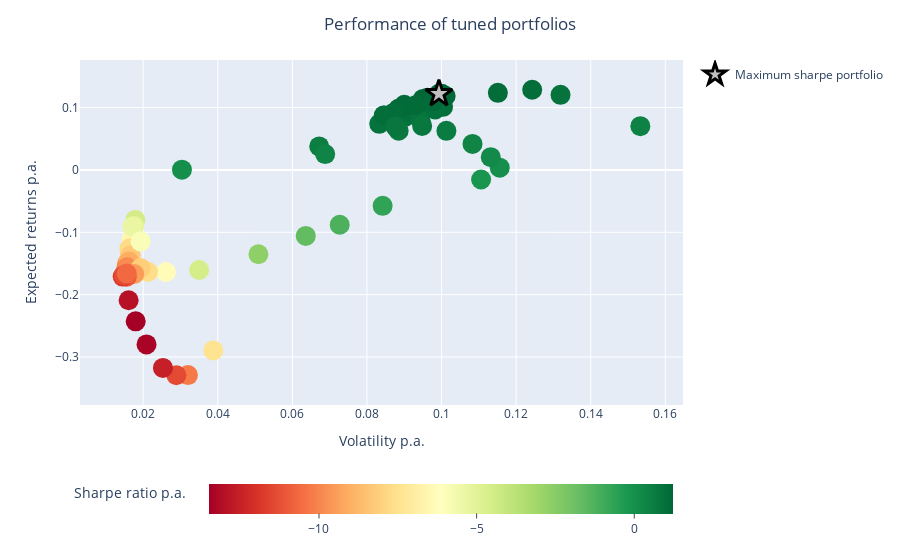
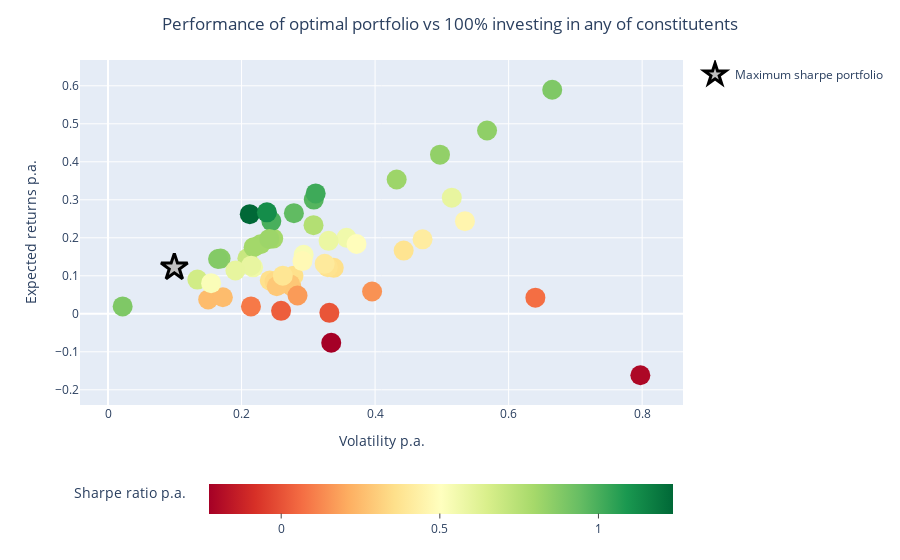

Notebook cell for these charts, in order:
### Code cell
portfolio_optimization_and_visualisation(data = stock_data)

### Figure 1 — Plotly figure (JSON) as saved in the notebook; plotly's stock layout.template omitted (floating-point values rounded to 4 significant figures; data arrays with more than 128 entries replaced by an {"elided": "..."} marker saying what was removed)
{"data": [{"customdata": {"elided": "82x3 mixed values"}, "hovertemplate": "Volatility p.a.=%{x}<br>Expected returns p.a.=%{y}<br>Covariance estimator=%{customdata[0]}<br>Mean estimator=%{customdata[1]}<br>Penalty=%{customdata[2]}<br>Sharpe ratio p.a.=%{marker.color}<extra></extra>", "legendgroup": "", "marker": {"color": [0.5625, 1.01, 1.104, 1.167, 1.23, 1.199, 1.109, 0.0164, -4.475, -6.55, -8.11, -9.573, -10.12, -10.13, 0.4579, 0.9128, 1.035, 1.074, 1.008, 0.9435, 0.8872, -0.6829, -1.208, -1.663, -2.654, -4.583, -6.268, -7.671, 1.046, 1.133, 1.185, 1.217, 1.161, 1.033, -5.102, -7.56, -8.259, -9.137, -9.936, -9.793, 1.023, 1.118, 1.173, 1.217, 1.203, 1.125, 1.033, -5.322, -7.736, -8.265, -9.074, -9.936, -9.857, -9.799, 0.3692, 0.7107, 0.8443, 0.9868, 1.129, 1.115, 1.047, -5.938, -8.145, -9.477, -10.98, -11.79, -11.4, -10.65, -0.1383, 0.032, 0.1811, 0.386, 0.619, 0.7426, 0.7957, -7.459, -10.28, -11.39, -12.55, -13.38, -13.49, -12.98], "coloraxis": "coloraxis", "size": 20, "symbol": "circle"}, "mode": "markers", "name": "", "orientation": "v", "showlegend": false, "type": "scatter", "x": [0.0672, 0.0898, 0.0955, 0.0997, 0.0993, 0.095, 0.0884, 0.0304, 0.0179, 0.0169, 0.0164, 0.0157, 0.0155, 0.0158, 0.1533, 0.1319, 0.1243, 0.1151, 0.1004, 0.0902, 0.0833, 0.0842, 0.0727, 0.0636, 0.0509, 0.035, 0.0261, 0.0213, 0.0922, 0.0993, 0.0999, 0.1001, 0.09, 0.0846, 0.0176, 0.0166, 0.0166, 0.0161, 0.0157, 0.0164, 0.0919, 0.0983, 0.1011, 0.1001, 0.0962, 0.0899, 0.0845, 0.0171, 0.0163, 0.0166, 0.0162, 0.0157, 0.0161, 0.0164, 0.0688, 0.0885, 0.0944, 0.0983, 0.0977, 0.093, 0.0869, 0.0193, 0.0193, 0.0176, 0.0156, 0.0145, 0.0148, 0.0156, 0.1106, 0.1156, 0.1132, 0.1083, 0.1013, 0.0948, 0.0876, 0.0388, 0.032, 0.0289, 0.0253, 0.0209, 0.018, 0.0161], "xaxis": "x", "y": [0.0378, 0.0907, 0.1054, 0.1163, 0.1221, 0.1139, 0.098, 0.0005, -0.0801, -0.1107, -0.133, -0.1503, -0.1569, -0.16, 0.0702, 0.1204, 0.1286, 0.1236, 0.1012, 0.0851, 0.0739, -0.0575, -0.0878, -0.1058, -0.1351, -0.1604, -0.1636, -0.1634, 0.0964, 0.1125, 0.1184, 0.1218, 0.1045, 0.0874, -0.0898, -0.1255, -0.1371, -0.1471, -0.156, -0.1606, 0.094, 0.1099, 0.1186, 0.1218, 0.1157, 0.1011, 0.0873, -0.091, -0.1261, -0.1372, -0.147, -0.156, -0.1587, -0.1607, 0.0254, 0.0629, 0.0797, 0.097, 0.1103, 0.1037, 0.091, -0.1146, -0.1572, -0.1668, -0.1713, -0.171, -0.1687, -0.1661, -0.0153, 0.0037, 0.0205, 0.0418, 0.0627, 0.0704, 0.0697, -0.2894, -0.3289, -0.3292, -0.3174, -0.2797, -0.2428, -0.209], "yaxis": "y"}, {"hovertemplate": "<b>%{name}</b> <br><br>Volatility p.a.=%{x} <br>Expected returns p.a.=%{y}", "marker": {"color": "silver", "line": {"color": "black", "width": 3}, "size": 20, "symbol": "star"}, "mode": "markers", "name": "Maximum sharpe portfolio", "type": "scatter", "x": [0.0993], "y": [0.1221]}], "layout": {"coloraxis": {"colorbar": {"orientation": "h", "ticks": "outside", "title": {"text": "Sharpe ratio p.a."}, "x": 0.5, "y": -0.2, "yanchor": "top"}, "colorscale": [[0, "rgb(165,0,38)"], [0.1, "rgb(215,48,39)"], [0.2, "rgb(244,109,67)"], [0.3, "rgb(253,174,97)"], [0.4, "rgb(254,224,139)"], [0.5, "rgb(255,255,191)"], [0.6, "rgb(217,239,139)"], [0.7, "rgb(166,217,106)"], [0.8, "rgb(102,189,99)"], [0.9, "rgb(26,152,80)"], [1, "rgb(0,104,55)"]]}, "legend": {"tracegroupgap": 0}, "margin": {"t": 60}, "title": {"text": "Performance of tuned portfolios", "x": 0.5}, "xaxis": {"anchor": "y", "domain": [0, 1], "title": {"text": "Volatility p.a."}}, "yaxis": {"anchor": "x", "domain": [0, 1], "title": {"text": "Expected returns p.a."}}}}

### Figure 2 — Plotly figure (JSON) as saved in the notebook; plotly's stock layout.template omitted (floating-point values rounded to 4 significant figures)
{"data": [{"hovertemplate": "<b>%{hovertext}</b><br><br>Volatility p.a.=%{x}<br>Expected returns p.a.=%{y}<br>Sharpe ratio p.a.=%{marker.color}<extra></extra>", "hovertext": ["Meta platforms, inc.", "Tesla, inc.", "Alphabet inc.", "Amazon.com, inc.", "Apple inc.", "Netflix, inc.", "Snap inc.", "Zalando se", "Clp holdings limited", "Bogota financial corp.", "Optinose, inc.", "Social leverage acquisition corp i", "Axon enterprise, inc.", "Prudential plc", "Ashtead group plc", "Shell plc", "Tesco plc", "Coca-cola hbc ag", "Polski koncern naftowy orlen spólka akcyjna", "Powszechna kasa oszczednosci bank polski spólka akcyjna", "Kghm polska miedz s.a.", "Intel corporation", "Advanced micro devices, inc.", "Microsoft corporation", "Oracle corporation", "Carrefour sa", "Capgemini se", "Danone s.a.", "Airbus se", "Bnp paribas sa", "L'oréal s.a.", "Vinci sa", "Atos se", "Crédit agricole s.a.", "Mcdonald's corporation", "General electric company", "Sap se", "Accenture plc", "Servicenow, inc.", "Okta, inc.", "Workday, inc.", "Salesforce, inc.", "Hellofresh se", "Puma se", "Delivery hero se", "Danske bank a/s", "Dsv a/s", "Kuehne + nagel international ag", "Swiss life holding ag", "Lonza group ag", "Geberit ag", "Nestlé s.a.", "Roche holding ag"], "legendgroup": "", "marker": {"color": [0.5599, 0.8862, 0.8008, 0.758, 0.9515, 0.8175, 0.0662, 0.3756, 0.2507, 0.2683, -0.2028, 0.8858, 0.8423, 0.3601, 0.9753, 0.3628, 0.0301, 0.2832, 0.3576, 0.1695, 0.1484, 0.3396, 0.8496, 1.235, 0.5624, 0.0911, 0.8003, 0.2535, 0.5813, 0.3728, 0.8618, 0.7, -0.2276, 0.4052, 0.875, 0.0078, 0.2869, 0.8038, 1.019, 0.5937, 0.4933, 0.5297, 0.456, 0.4763, 0.416, 0.3835, 0.9975, 0.591, 0.8157, 1.122, 0.5975, 0.6726, 0.5227], "coloraxis": "coloraxis", "size": 20, "symbol": "circle"}, "mode": "markers", "name": "", "orientation": "v", "showlegend": false, "type": "scatter", "x": [0.3572, 0.6653, 0.2284, 0.3078, 0.2784, 0.4323, 0.6401, 0.4428, 0.15, 0.2743, 0.7973, 0.0219, 0.4972, 0.2777, 0.3082, 0.2423, 0.2592, 0.273, 0.3381, 0.2838, 0.3955, 0.2494, 0.5677, 0.2123, 0.2173, 0.2141, 0.2474, 0.172, 0.3303, 0.3291, 0.1686, 0.2087, 0.3343, 0.3245, 0.1648, 0.3315, 0.2527, 0.2181, 0.311, 0.5149, 0.3722, 0.293, 0.5346, 0.2912, 0.4711, 0.2618, 0.2446, 0.2144, 0.2415, 0.238, 0.1908, 0.1338, 0.1544], "xaxis": "x", "y": [0.2, 0.5896, 0.1829, 0.2333, 0.2649, 0.3534, 0.0424, 0.1663, 0.0376, 0.0736, -0.1617, 0.0194, 0.4188, 0.1, 0.3006, 0.0879, 0.0078, 0.0773, 0.1209, 0.0481, 0.0587, 0.0847, 0.4823, 0.2622, 0.1222, 0.0195, 0.198, 0.0436, 0.192, 0.1227, 0.1453, 0.1461, -0.0761, 0.1315, 0.1442, 0.0026, 0.0725, 0.1753, 0.3168, 0.3057, 0.1836, 0.1552, 0.2438, 0.1387, 0.196, 0.1004, 0.244, 0.1267, 0.197, 0.267, 0.114, 0.09, 0.0807], "yaxis": "y"}, {"hovertemplate": "<b>%{name} </b> <br><br>Volatility p.a.=%{x} <br>Expected returns p.a.=%{y}", "marker": {"color": "silver", "line": {"color": "black", "width": 3}, "size": 20, "symbol": "star"}, "mode": "markers", "name": "Maximum sharpe portfolio", "type": "scatter", "x": [0.0993], "y": [0.1221]}], "layout": {"coloraxis": {"colorbar": {"orientation": "h", "ticks": "outside", "title": {"text": "Sharpe ratio p.a."}, "x": 0.5, "y": -0.2, "yanchor": "top"}, "colorscale": [[0, "rgb(165,0,38)"], [0.1, "rgb(215,48,39)"], [0.2, "rgb(244,109,67)"], [0.3, "rgb(253,174,97)"], [0.4, "rgb(254,224,139)"], [0.5, "rgb(255,255,191)"], [0.6, "rgb(217,239,139)"], [0.7, "rgb(166,217,106)"], [0.8, "rgb(102,189,99)"], [0.9, "rgb(26,152,80)"], [1, "rgb(0,104,55)"]]}, "legend": {"tracegroupgap": 0}, "margin": {"t": 60}, "title": {"text": "Performance of optimal portfolio vs 100% investing in any of constitutents ", "x": 0.5}, "xaxis": {"anchor": "y", "domain": [0, 1], "title": {"text": "Volatility p.a."}}, "yaxis": {"anchor": "x", "domain": [0, 1], "title": {"text": "Expected returns p.a."}}}}
